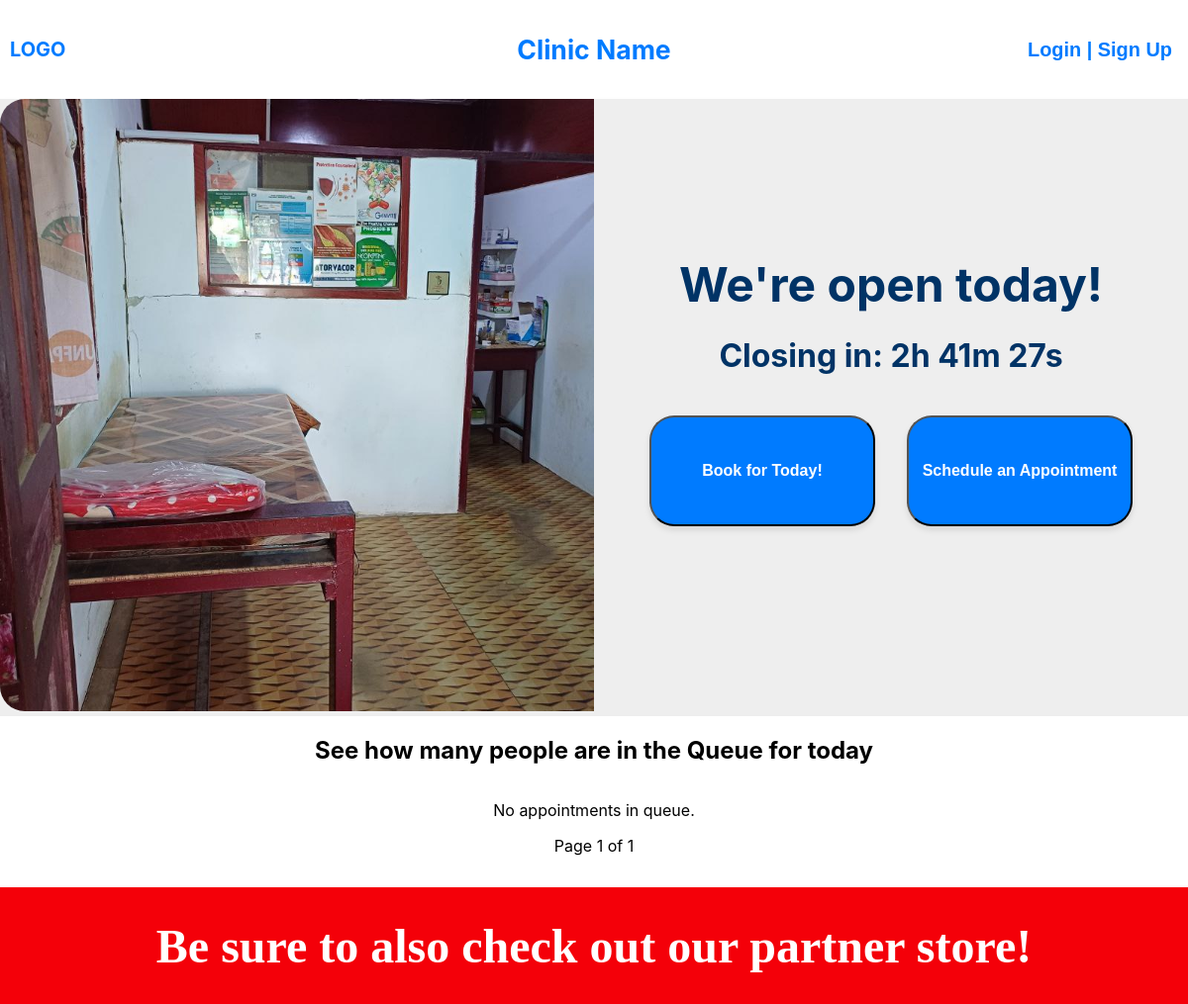
Before: /reception/home (upper part) with the older database file.
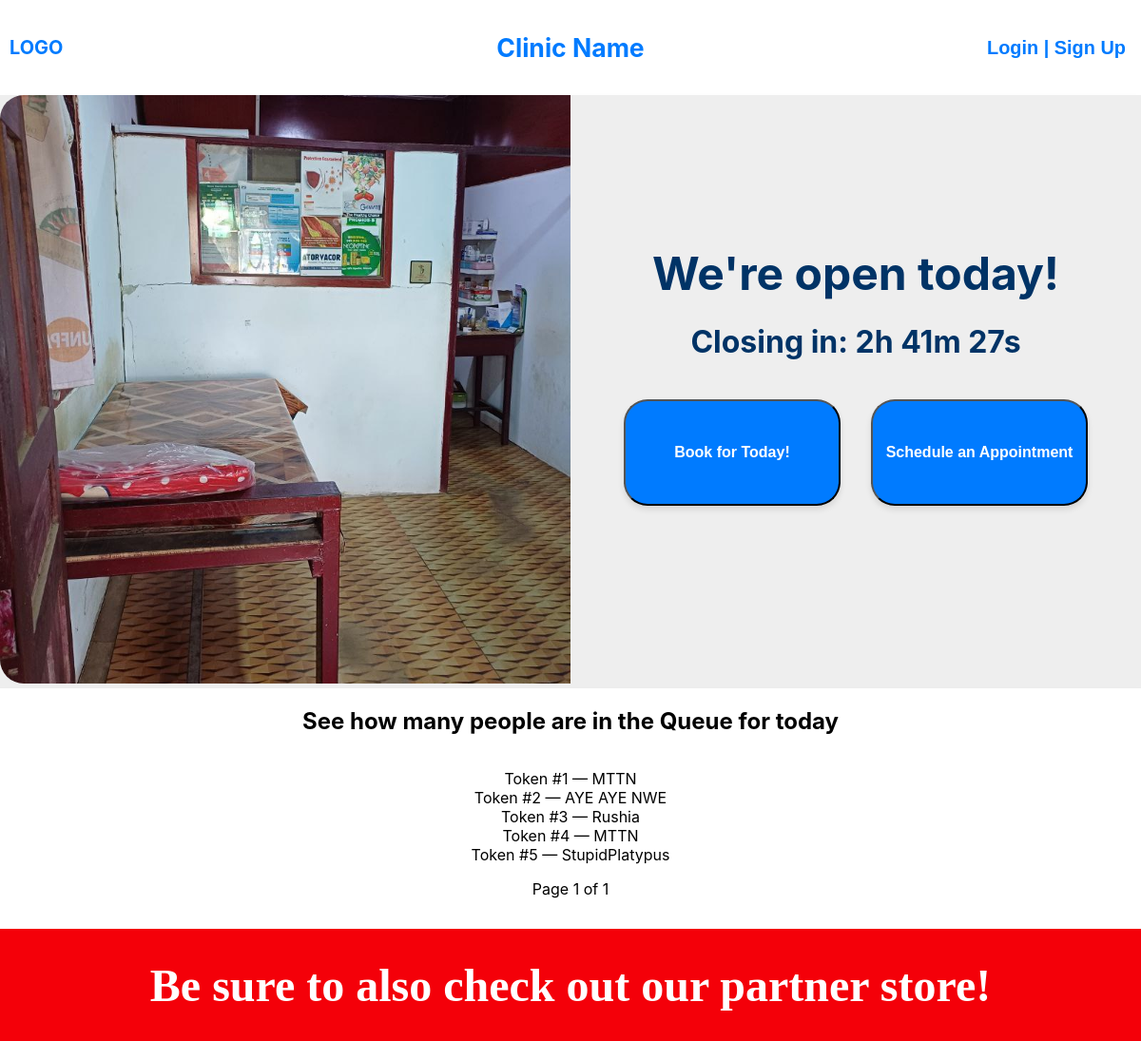
After: the same page with the newer database file.
### Reception/models.py (models this page shows)
class Appointment(models.Model):
    name = models.CharField(max_length=25)
    phone_number = models.CharField(max_length=15)
    date = models.DateField()
    token = models.IntegerField(default=0)
    created_at = models.DateTimeField(auto_now_add=True)
    updated_at = models.DateTimeField(auto_now=True)
    class Meta:
        unique_together = ('date', 'token')

### Reception/views.py (the view)
# urls.py: 2. Add a URL to urlpatterns:  path('', views.home, name='home')
def home(request):
    today_aware = timezone.localtime()
    today_date = today_aware.date()
    today_weekday = today_date.weekday()
    closed_days = [5]
    opening_time = time(hour= 15, minute= 0)
    closing_time = time(hour= 20, minute= 0)
    current_time = today_aware.time()
    is_open = (today_weekday not in closed_days) and (opening_time <= current_time < closing_time)
    appointments = Appointment.objects.filter(date=today_date).order_by('token')
    paginator = Paginator(appointments, 20) # 20 per page
    page_number = request.GET.get('page') # which page are we on
    page_obj = paginator.get_page(page_number) # gives page data and nav helpers
    for i in range (1, 8):
        next_day = (today_weekday + i) % 7
        if next_day not in closed_days:
            next_open_day_index = next_day
            break
    days_until_open = (next_open_day_index - today_weekday + 7) % 7
    if days_until_open == 0 and not is_open:
        days_until_open = 7
    next_open_day_aware = today_aware.replace(
        hour= 0,
        minute= 0,
        second= 0,
        microsecond= 0
    ) + timedelta(days=days_until_open)
    next_open_datetime =  next_open_day_aware.replace(hour=8, minute=0)
    closing_datetime = today_aware.replace(hour= 20, minute= 0, second= 0, microsecond= 0)
    time_to_close = closing_datetime - today_aware
    allow_booking = time_to_close > timedelta(hours= 1)
    has_book_today = request.session.get('has_booked_today', False)
    if has_book_today:
        del request.session['has_booked_today'] # Clear the flag for future visits
    weekdays = ["Monday", "Tuesday", "Wednesday", "Thursday", "Friday", "Saturday"]
    next_open_day_name = weekdays[next_open_day_index]
    appointments_today = Appointment.objects.filter(date=today_date).order_by("token")
    context = {
        "appointments" : appointments_today,
        "is_open" : is_open,
        "next_open_day" : next_open_day_name,
        "page_obj" : page_obj,
        "next_open_datetime" : next_open_datetime.isoformat(),
        "closing_datetime" : closing_datetime.isoformat(),
        "allow_booking" : allow_booking,
        "has_booked_today" : has_book_today,
    }
    return render(request, "Reception/home.html", context)

### Reception/templates/Reception/home.html (shortened to what this page needs)
<!DOCTYPE html>
{% extends 'Reception/base.html' %}
        {% load static %}
        {% block content %}
        <main>
            <section class="status-and-booking">
                {% if is_open %}
                    <div class="clinic-img">
                        <img id="waiting-room-img" src="{% static 'Reception/images/ClinicWaitingRoom.png' %}" alt="Clinic Waiting Room">
                    </div>
                {% endif %}
                <div class="doctor-in">
                    {% if is_open %}
                        <div class="open-headings">
                            <h1>We're open today!</h1>
                            <h3 id="countdown-to-close"></h3>
                        </div>
                        <div class="ap-btn-wrap-open">
                            {% if allow_booking and not has_booked_today %}
                                <button onclick="redirectToTodayForm()" class="ap-today-btn" type="button">
                                    <h4>Book for Today!</h4>
                                </button>
                            {% elif not allow_booking %}
                                <button class="ap-today-btn disabled" type="button" disabled data-tooltip="This button is disabled because the clinic is closing soon.">
                                    <h4>Book for Today!</h4>
                                </button>
                            {% elif has_booked_today %}
                                <button class="ap-today-btn disabled" type="button" disabled data-tooltip="This button is disabled because you have already booked successfully.">
                                    <h4>Book for Today!</h4>
                                </button>
                            {% endif %}
                            <button onclick="redirectToLaterForm()" class="ap-later-btn" type="button"><h4>Schedule an Appointment</h4></button>
                        </div>
                    {% endif %}
                </div>
            </section>
            <section class="list">
                {% if is_open %}
                    <div class="ap-check">
                        <h1>See how many people are in the Queue for today</h1>
                    </div>
                    <div class="ap-list">
                        <ol style="list-style-type: none; padding-left: 0;">
                            {% for appointment in appointments %}
                                <li>Token #{{ appointment.token }} — {{ appointment.name }}</li>
                            {% empty %}
                            <li>No appointments in queue.</li>
                            {% endfor %}
                        </ol>
                        <div class="pagination">
                            <span class="step-links">
                                <span class="current">
                                    Page {{ page_obj.number }} of {{ page_obj.paginator.num_pages }}
                                </span>
                            </span>
                        </div>
                    </div>
                {% else %}
                    <div class="closed-queue" style="display: none;">
                        <h1>Sorry, the Clinic is currently closed.</h1>
                    </div>
                {% endif %}
            </section>
            {% if is_open %}
                <div class="shill-heading-open">
                    <h1>Be sure to also check out our partner store!</h1>
                </div>
            {% else %}
                <div class="shill-heading-closed">
                    <h1>In the meantime, you can check out our partner store!</h1>
                </div>
            {% endif %}
        </main>
        {% endblock %}

### Reception/templates/Reception/base.html (shortened to what this page needs)
<!DOCTYPE html>
<html lang="en">
    <head>
        {% load static %}
        <link rel="stylesheet" href="{% static 'Reception/css/style.css' %}">
        <link rel="stylesheet" href="{% static 'Reception/css/form.css' %}">
        <link href="https://fonts.cdnfonts.com/css/coca-cola" rel="stylesheet">
    </head>
    <body>
        <header class="nav-bar">
            <div class="logo">
                <h5>LOGO</h5>
            </div>
            <div class="clinic-name">
                <h5>Clinic Name</h5>
            </div>
            <div class="login-wrapper">
                <button class="login-btn" type="button"><h5>Login | Sign Up</h5></button>
            </div>
        </header>
            {% block content %}
            {% endblock %}
    </body>
</html>

### Reception/static/Reception/css/style.css (style rules this page uses)
html, body { margin: 0; padding: 0; height: 100%; font-family: 'Inter', 'Segoe UI', Roboto, sans-serif; }
h5 { margin: 0; }
main { display: flex; flex-direction: column; max-width: 100rem; margin: 0 auto; min-height: calc(100vh - 10vh); }
img { border-radius: 25px; }
.nav-bar { display: grid; grid-template-columns: 3fr auto 3fr; align-items: center; background-color: white; padding: 10px 10px; height: 10vh; box-shadow: 0 4px 6px rgba(0, 0, 0, 0.1); }
.logo, .login-btn { color: #007BFF; font-size: 1.5rem; font-weight: bold; }
.login-wrapper { justify-self: end; }
.clinic-name { color: #007BFF; font-size: 2rem; font-weight: bold; text-align: center; }
.login-btn { background-color: white; border: none; }
.clinic-img, .store-img { flex: 1; overflow: hidden; }
#waiting-room-img, #storefront-img { float: none; margin: 0; width: 45rem; height: 38.7rem; object-fit: cover; display: block; }
.status-and-booking, .list, .third-section { display: flex; width: 100%; background-color: #EEEEEE; box-shadow: 0 0.25rem 0.375rem rgba(0, 0, 0, 0.1); }
.doctor-in, .closed-queue, .ap-check, .store-info { display: flex; justify-content: center; flex-direction: column; align-items: center; flex: 1; }
.status-and-booking { min-height: 39rem; }
.list { display: flex; flex-direction: column; background-color: #FFFFFF; }
.ap-list, .pagination { margin-bottom: 1rem; text-align: center; }
.closed-headings h1, .closed-headings h3, .open-headings h1, .open-headings h3 { margin: 0; }
.doctor-in h1, .closed-headings h1, .ap-closed h1, .closed-queue h1, .open-headings h1 { font-size: 3rem; text-align: center; line-height: 3.5rem; color: #003366; }
.shill-heading-closed, .shill-heading-open { background-color: #F40009; }
.shill-heading-open h1, .shill-heading-closed h1 { font-family: cursive; font-size: 3rem; text-align: center; line-height: 3.5rem; color: #FFFFFF; }
.closed-headings h1, .open-headings h1 { margin-top: 1rem; }
.closed-headings h3, .open-headings h3 { font-size: 2rem; text-align: center; line-height: 3.5rem; color: #003366; margin-top: 1rem; margin-bottom: 1rem; }
.ap-btn-wrap-open { display: flex; justify-content: center; align-items: center; gap: 2rem; margin-top: 2vh; margin-bottom: 2vh; }
.ap-today-btn, .ap-later-btn { background-color: #007BFF; color: #FFFFFF; width: 15vw; height: 13vh; font-size: 1rem; margin-bottom: 2rem; box-shadow: 0 4px 6px rgba(0, 0, 0, 0.1); border-radius: 25px; transition: background-color 0.5s, box-shadow 0.0001s; }
.ap-btn-wrap-closed button, .ap-btn-wrap-open button { width: 19vw; height: 14vh; }

### Reception/static/Reception/css/form.css (style rules this page uses)
html, body { margin: 0; padding: 0; font-size: 1rem; }

Changed rows visible on the page:
added Appointment: token "1", name "MTTN"
added Appointment: token "2", name "AYE AYE NWE"
added Appointment: token "3", name "Rushia"
added Appointment: token "4", name "MTTN"
added Appointment: token "5", name "StupidPlatypus"
Other visible differences:
text no longer shown: "No appointments in queue."
